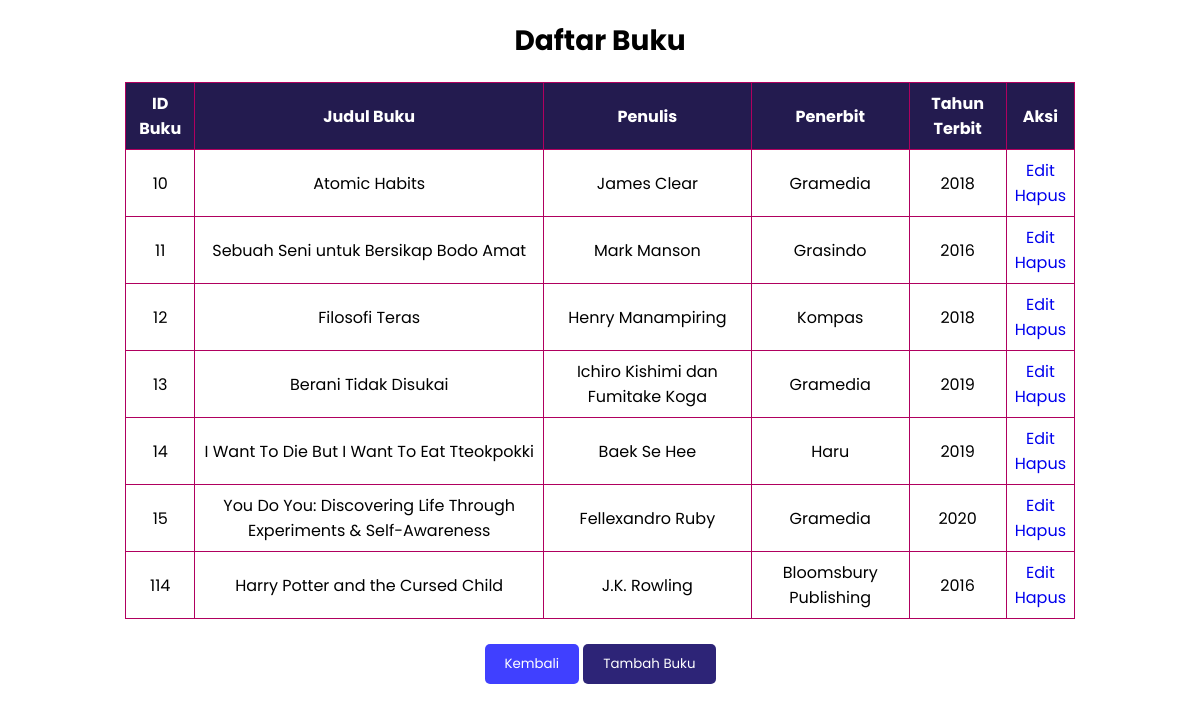
The page /Buku.php on the database its author committed.
### tables this page shows
CREATE TABLE `buku` (
  `id_buku` int(20) NOT NULL,
  `judul_buku` varchar(500) NOT NULL,
  `penulis` varchar(500) NOT NULL,
  `penerbit` varchar(250) NOT NULL,
  `tahun_terbit` int(20) NOT NULL
);

### Koneksi.php (called while the page is built)
<?php
function koneksi()
{
    try {
        $dbh = new PDO('mysql:host=localhost;dbname=perpustakaan', "root", "");
        $dbh->setAttribute( PDO::ATTR_ERRMODE, PDO::ERRMODE_EXCEPTION );
      }
      catch (PDOException $e) {
        print "Koneksi atau query bermasalah: " . $e->getMessage() . "<br/>";
        die();
      }
    return $dbh;
}
?>

### Model.php (the view, shortened to what this page needs)
<?php
require("Koneksi.php");
function tampilbuku() {
    $stmt = koneksi()->prepare("SELECT * FROM buku");
    $stmt->execute();
    $result = $stmt -> fetchAll();
    if(!empty($result)){
        foreach ($result as $buku) {
            echo "<tr>";
            echo "<td>". $buku['id_buku']."</td>";
            echo "<td>". $buku['judul_buku']."</td>";
            echo "<td>". $buku['penulis']."</td>";
            echo "<td>". $buku['penerbit']."</td>";
            echo "<td>". $buku['tahun_terbit']."</td>";
            echo "<td>"."<a href = 'FormBuku.php?id_buku=".$buku['id_buku']."'>Edit  </a><br>";
            echo "<a href='Buku.php?id_buku=" . $buku['id_buku'] . "' onclick=\"return confirm('Yakin Akan Menghapus ?')\">Hapus </a> </td>";
            echo "</tr>";
        }
    }
}
?>

### Buku.php (shortened to what this page needs)
<?php
require('Model.php');
?>
<!DOCTYPE html>
<html lang="en">
<head>
</head>
<body>
<h2>Daftar Buku</h2>
    <table>
        <thead>
            <tr>
                <th>ID Buku</th>
                <th>Judul Buku</th>
                <th>Penulis</th>
                <th>Penerbit</th>
                <th>Tahun Terbit</th>
                <th>Aksi</th>
            </tr>
        </thead>
        <tbody>
            <?php
            tampilbuku();
            ?>
        </tbody>
    </table>
    <br>
    <div style="text-align: center;">
        <a href="index.php">
            <button style="background-color: #4040ff;">Kembali</button>
        </a>
        <a href="FormBuku.php">
            <button style="background-color: #2d2477;">Tambah Buku</button>
        </a>
    </div>
</html>

### Buku.php (style rules this page uses)
body { width: 950px; margin: auto; background-color: #ffffff; font-family: 'Poppins', sans-serif; padding: 20px; }
table { border-collapse: collapse; width: 100%; margin-top: 20px; }
th, td { padding: 8px; text-align: center; border: 1px solid #b0005f; font-style: normal; }
th { background-color: #231b4f; color: white; }
td { background-color: #FFFFFF; }
h2 { color: black; font-size: 28px; margin-top: 0; margin-bottom: 20px; text-align: center; }
a { text-decoration: none; }
button { font-family: 'Poppins', sans-serif; color: #FFFFFF; border: none; padding: 10px 20px; border-radius: 5px; cursor: pointer; }

### rows shown on the page
buku: id_buku "10", judul_buku "Atomic Habits", penulis "James Clear", penerbit "Gramedia", tahun_terbit "2018"
buku: id_buku "11", judul_buku "Sebuah Seni untuk Bersikap Bodo Amat", penulis "Mark Manson", penerbit "Grasindo", tahun_terbit "2016"
buku: id_buku "12", judul_buku "Filosofi Teras", penulis "Henry Manampiring", penerbit "Kompas", tahun_terbit "2018"
buku: id_buku "13", judul_buku "Berani Tidak Disukai", penulis "Ichiro Kishimi dan Fumitake Koga", penerbit "Gramedia", tahun_terbit "2019"
buku: id_buku "14", judul_buku "I Want To Die But I Want To Eat Tteokpokki", penulis "Baek Se Hee", penerbit "Haru", tahun_terbit "2019"
buku: id_buku "15", judul_buku "You Do You: Discovering Life Through Experiments & Self-Awareness", penulis "Fellexandro Ruby", penerbit "Gramedia", tahun_terbit "2020"
buku: id_buku "114", judul_buku "Harry Potter and the Cursed Child", penulis "J.K. Rowling", penerbit "Bloomsbury Publishing", tahun_terbit "2016"
